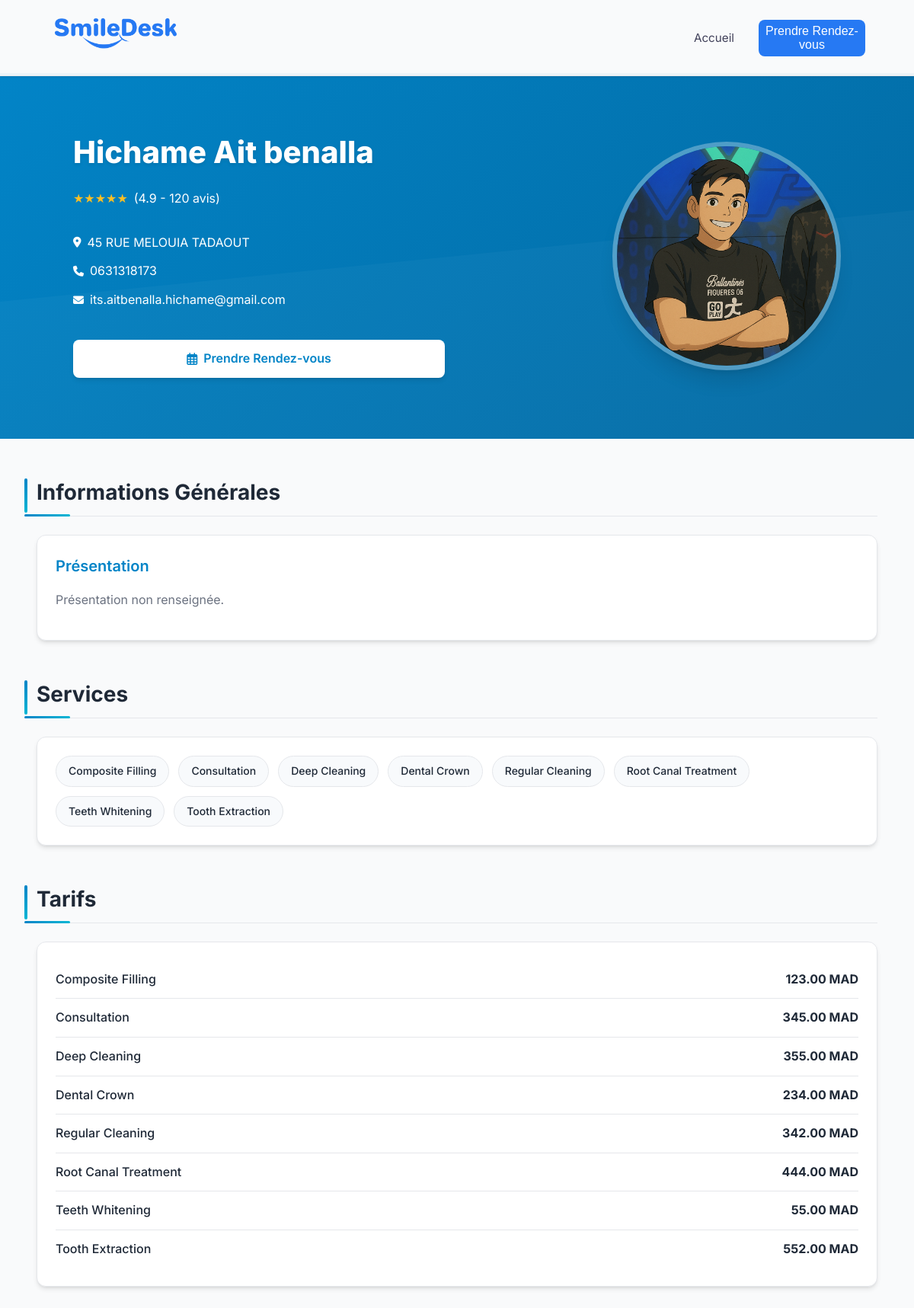
The app's page /profile.php?id=5 with its own data.
### tables this page shows
CREATE TABLE `users` (
  `id` int NOT NULL,
  `email` varchar(100) NOT NULL,
  `password` varchar(255) NOT NULL,
  `first_name` varchar(50) NOT NULL,
  `last_name` varchar(50) NOT NULL,
  `role` enum('admin','dentist','assistant','receptionist') NOT NULL,
  `phone` varchar(20) DEFAULT NULL,
  `address` varchar(255) DEFAULT NULL,
  `specialization` varchar(100) DEFAULT NULL,
  `license_number` varchar(50) DEFAULT NULL,
  `status` enum('active','inactive') DEFAULT 'active',
  `last_login` timestamp NULL DEFAULT NULL,
  `created_at` timestamp NULL DEFAULT CURRENT_TIMESTAMP,
  `updated_at` timestamp NULL DEFAULT CURRENT_TIMESTAMP ON UPDATE CURRENT_TIMESTAMP,
  `clinic_id` int DEFAULT NULL
);

CREATE TABLE `settings` (
  `id` int NOT NULL,
  `user_id` int NOT NULL COMMENT 'Dentist who owns these settings',
  `clinic_name` varchar(255) NOT NULL,
  `clinic_address` text,
  `clinic_phone` varchar(20) DEFAULT NULL,
  `clinic_email` varchar(100) DEFAULT NULL,
  `clinic_website` varchar(255) DEFAULT NULL,
  `clinic_logo_url` varchar(500) DEFAULT NULL,
  `clinic_description` text,
  `working_hours` longtext,
  `other_settings` longtext,
  `created_at` timestamp NULL DEFAULT CURRENT_TIMESTAMP,
  `updated_at` timestamp NULL DEFAULT CURRENT_TIMESTAMP ON UPDATE CURRENT_TIMESTAMP,
  `automation_settings` longtext,
  `presentation` text,
  `certifications` json DEFAULT NULL,
  `experience` json DEFAULT NULL,
  `languages_spoken` json DEFAULT NULL
);

CREATE TABLE `dentist_service_prices` (
  `id` int NOT NULL,
  `user_id` int NOT NULL COMMENT 'Dentist who sets this price',
  `base_service_id` int NOT NULL COMMENT 'Reference to base service',
  `price` decimal(10,2) NOT NULL,
  `is_active` tinyint(1) DEFAULT '1',
  `created_at` timestamp NULL DEFAULT CURRENT_TIMESTAMP,
  `updated_at` timestamp NULL DEFAULT CURRENT_TIMESTAMP ON UPDATE CURRENT_TIMESTAMP
);

CREATE TABLE `base_services` (
  `id` int NOT NULL,
  `category_id` int DEFAULT NULL,
  `name` varchar(255) NOT NULL,
  `description` text,
  `duration` int NOT NULL COMMENT 'Duration in minutes',
  `requires_tooth_selection` tinyint(1) DEFAULT '0',
  `is_active` tinyint(1) DEFAULT '1',
  `created_at` timestamp NULL DEFAULT CURRENT_TIMESTAMP,
  `updated_at` timestamp NULL DEFAULT CURRENT_TIMESTAMP ON UPDATE CURRENT_TIMESTAMP
);

### profile.php (the view, shortened to what this page needs)
<?php
require_once './dashboard/config/database.php';
if (isset($_GET['id'])) {
    $dentist_id = $_GET['id'];
} elseif (isset($_GET['username'])) {
    $username = $_GET['username'];
}
$stmt = $pdo->prepare("SELECT u.*, s.* FROM users u LEFT JOIN settings s ON u.id = s.user_id WHERE u.id = ? AND u.role = 'dentist'");
$stmt->execute([$dentist_id]);
$dentist = $stmt->fetch(PDO::FETCH_ASSOC);
    ?>
    <?php
$services = [];
$prices = [];
$service_stmt = $pdo->prepare("
    SELECT bs.name, dsp.price
    FROM dentist_service_prices dsp
    JOIN base_services bs ON dsp.base_service_id = bs.id
    WHERE dsp.user_id = ?
    ORDER BY bs.name
");
$service_stmt->execute([$dentist_id]);
while ($row = $service_stmt->fetch(PDO::FETCH_ASSOC)) {
    $services[] = $row['name'];
    $prices[] = [
        'name' => $row['name'],
        'price' => $row['price']
    ];
}
$profile_img = !empty($dentist['clinic_logo_url']) ? $dentist['clinic_logo_url'] : 'https://png.pngtree.com/png-vector/20240611/ourmid/pngtree-user-profile-icon-image-vector-png-image_12640450.png';
?>
<!DOCTYPE html>
<html lang="fr">
<head>
    <link rel="stylesheet" href="https://cdnjs.cloudflare.com/ajax/libs/font-awesome/6.4.0/css/all.min.css">
    <link rel="stylesheet" href="./assets/css/profile.css">
    <link rel="stylesheet" href="./assets/css/styles.css">
</head>
<body>
    <header>
        <div class="left-items">
            <div class="logo">
                <a href="../index.php">
                    <img src="./assets/logo/logo.png" alt="SmileDesk-Logo">
                </a>
            </div>
        </div>
        <div class="right-items">
            <ul id="menu-list">
                <li><a href="../index.php">Accueil</a></li>
                <li>
                    <a href="#" id="openBookModal"><button class="button-form" type="button">Prendre
                            Rendez-vous</button></a>
                </li>
            </ul>
        </div>
    </header>
    <section class="hero" style="margin-top: 6rem;">
        <div class="container">
            <div class="hero-content">
                <div class="hero-info animate-fade-in">
                    <h1><?= htmlspecialchars($dentist['first_name'] . ' ' . $dentist['last_name']) ?></h1>
                    <div class="rating">
                        <span class="stars">★★★★★</span>
                        <span>(4.9 - 120 avis)</span>
                    </div>
                    <div class="contact-info">
                        <div>
                            <i class="fas fa-map-marker-alt"></i>
                            <span><?= htmlspecialchars($dentist['clinic_address'] ?: 'Adresse non renseignée') ?></span>
                        </div>
                        <div>
                            <i class="fas fa-phone"></i>
                            <span><?= htmlspecialchars($dentist['clinic_phone'] ?: $dentist['phone']) ?></span>
                        </div>
                        <div>
                            <i class="fas fa-envelope"></i>
                            <span><?= htmlspecialchars($dentist['clinic_email'] ?: $dentist['email']) ?></span>
                        </div>
                    </div>
                    <a href="#" class="cta-button" id="openBookModal2">
                        <i class="far fa-calendar-alt"></i>
                        Prendre Rendez-vous
                    </a>
                </div>
                <div class="profile-image animate-fade-in delay-200">
                    <img src="<?= htmlspecialchars($profile_img) ?>"
                        alt="<?= htmlspecialchars($dentist['first_name'] . ' ' . $dentist['last_name']) ?>">
                </div>
            </div>
        </div>
    </section>
    <main class="container">
        <section id="general" class="animate-fade-in delay-300">
            <h2 class="section-header">Informations Générales</h2>
            <div class="card">
                <div class="card-content">
                    <h3>Présentation</h3>
                    <p><?= nl2br(htmlspecialchars($dentist['presentation'] ?: 'Présentation non renseignée.')) ?></p>
                </div>
            </div>
        </section>
        <?php if (!empty($services)): ?>
            <section id="services" class="animate-fade-in delay-400">
                <h2 class="section-header">Services</h2>
                <div class="card">
                    <div class="card-content">
                        <div class="services-grid">
                            <?php
                            foreach ($services as $service) {
                                echo '<span class="service-badge">' . htmlspecialchars($service) . '</span>';
                            }
                            ?>
                        </div>
                    </div>
                </div>
            </section>
        <?php endif; ?>
        <?php if (!empty($prices)): ?>
            <section id="prices">
                <h2 class="section-header">Tarifs</h2>
                <div class="card">
                    <div class="card-content">
                        <div class="price-list">
                            <?php
                            foreach ($prices as $item) {
                                echo '<div class="price-item"><span class="price-name">' . htmlspecialchars($item['name']) . '</span><span class="price-value">' . htmlspecialchars($item['price']) . ' MAD</span></div>';
                            }
                            ?>
                        </div>
                    </div>
                </div>
            </section>
        <?php endif; ?>
    </main>
</body>
</html>

### assets/css/styles.css (style rules this page uses)
* { box-sizing: border-box; padding: 0; margin: 0; }
body { font-family: "Inter"; width: 100%; background-color: #f9fafb; }
header { width: 100%; display: flex; padding: 1rem 2rem; position: fixed; top: 0; background-color: rgba(249, 250, 251, 0.95); z-index: 1000; }
.left-items { width: 50%; display: flex; flex-direction: row; justify-content: flex-start; align-items: center; padding-left: 2rem; }
.logo { padding: 0.5rem; }
.logo img { max-width: 160px; height: auto; }
.right-items { width: 50%; display: flex; justify-content: flex-end; align-items: center; padding-right: 2rem; }
#menu-list { list-style-type: none; display: flex; gap: 2rem; align-items: center; }
#menu-list li a { text-decoration: none; color: #41415a; font-size: 0.95rem; transition: color 0.3s ease; }
.button-form { width: 140px; height: 48px; background-color: #2679F3; color: #ffffff; border-radius: 8px; border: none; font-size: 1rem; font-weight: 500; cursor: pointer; transition: background-color 0.3s ease; }

### records on screen
users: first_name+last_name "Hichame Ait benalla", settings.clinic_address "45 RUE MELOUIA TADAOUT", settings.clinic_phone "0631318173", settings.clinic_email "its.aitbenalla.hichame@gmail.com", settings.clinic_logo_url (picture), settings.presentation "Présentation non renseignée."
dentist_service_prices: base_service.name "Composite Filling", price "123.00"
dentist_service_prices: base_service.name "Consultation", price "345.00"
dentist_service_prices: base_service.name "Deep Cleaning", price "355.00"
dentist_service_prices: base_service.name "Dental Crown", price "234.00"
dentist_service_prices: base_service.name "Regular Cleaning", price "342.00"
dentist_service_prices: base_service.name "Root Canal Treatment", price "444.00"
dentist_service_prices: base_service.name "Teeth Whitening", price "55.00"
dentist_service_prices: base_service.name "Tooth Extraction", price "552.00"

### other values on screen
$service "Composite Filling"
$service "Consultation"
$service "Deep Cleaning"
$service "Dental Crown"
$service "Regular Cleaning"
$service "Root Canal Treatment"
$service "Teeth Whitening"
$service "Tooth Extraction"
